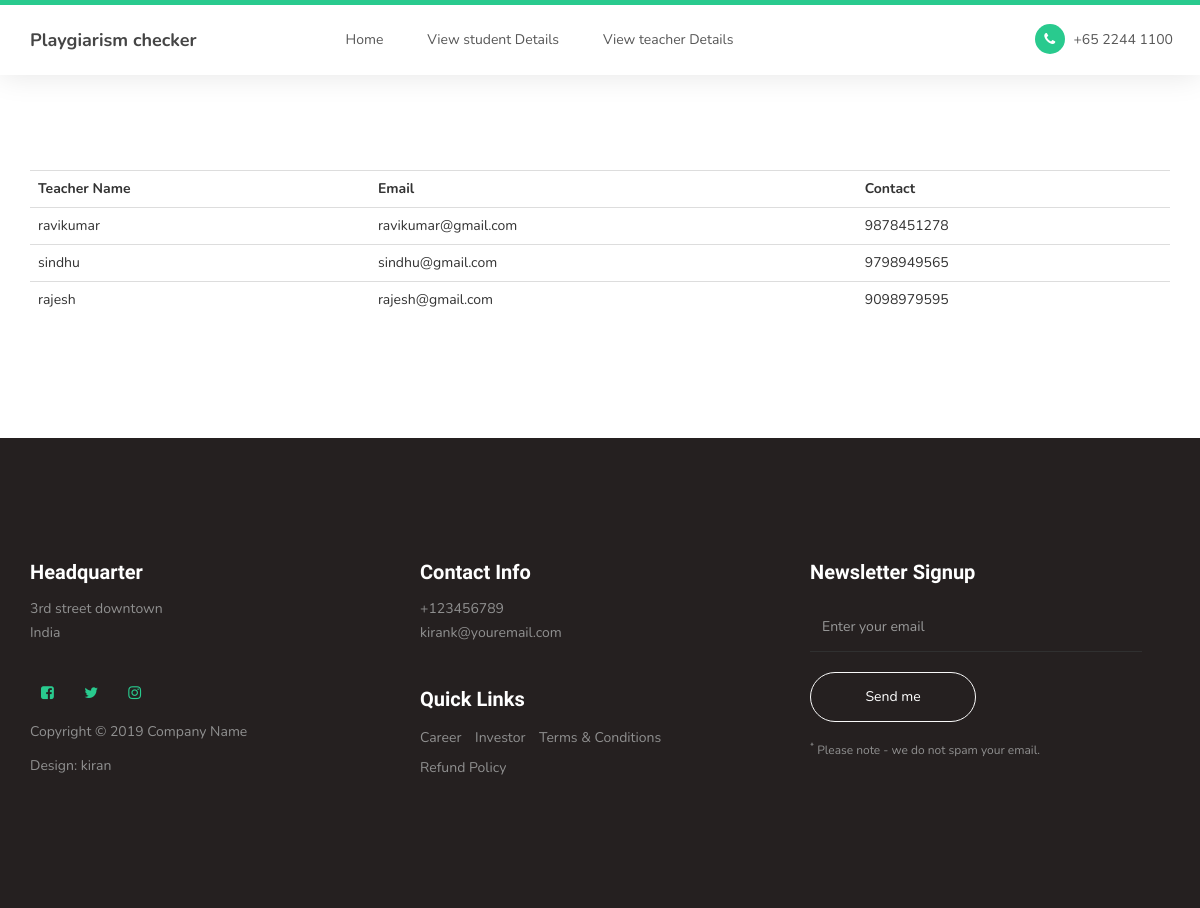
/teacherdetail, run on the app's committed database.
### app/models.py (models this page shows)
class Teacher(models.Model):
    id: Hidden()
    log: Foreign(Login,use={'type':'T'}) = models.ForeignKey(Login, default=0, on_delete=models.CASCADE)
    employee_id: Text(start_wrap='<div class="form-group">', end_wrap='</div >') = models.CharField(max_length=30)
    name: Text(start_wrap='<div class="form-group">', end_wrap='</div >') = models.CharField(max_length=30)
    number: Text(start_wrap='<div class="form-group">', end_wrap='</div >') = models.CharField(max_length=30)
    email: Email(start_wrap='<div class="form-group">', end_wrap='</div >') = models.CharField(default='',
                                                                                               max_length=30)

### app/views.py (the view)
# urls.py: path('teacherdetail', views.teacherdetail),
def teacherdetail(request):
    objs = Teacher.objects.all()
    return render(request, 'principal/teacherdetail.html', {'objs': objs})

### templates/principal/teacherdetail.html
{% load static %}
{% include 'principal/header.html' %}
<section>
<div class="container">
<table class="table table-hover table-dark border-light">
  <tr>
    <th>Teacher Name</th>
    <th>Email</th>
      <th>Contact</th>
  </tr>
    {% for i in objs %}
  <tr>
    <td>{{i.name }}</td>
      <td>{{ i.email }}</td>
  <td>{{ i.number }}</td>
  </tr>
    {% endfor %}
</table>
</div>
</section>
{% include 'footer.html' %}

### static/css/templatemo-style.css (style rules this page uses)
body { background: #ffffff; font-family: 'Nunito', sans-serif; overflow-x: hidden; padding-top: 70px; }
html { -webkit-font-smoothing: antialiased; }
section { position: relative; padding: 100px 0; }

### data on the page
Teacher: name "ravikumar", email "ravikumar@gmail.com", number "9878451278"
Teacher: name "sindhu", email "sindhu@gmail.com", number "9798949565"
Teacher: name "rajesh", email "rajesh@gmail.com", number "9098979595"
